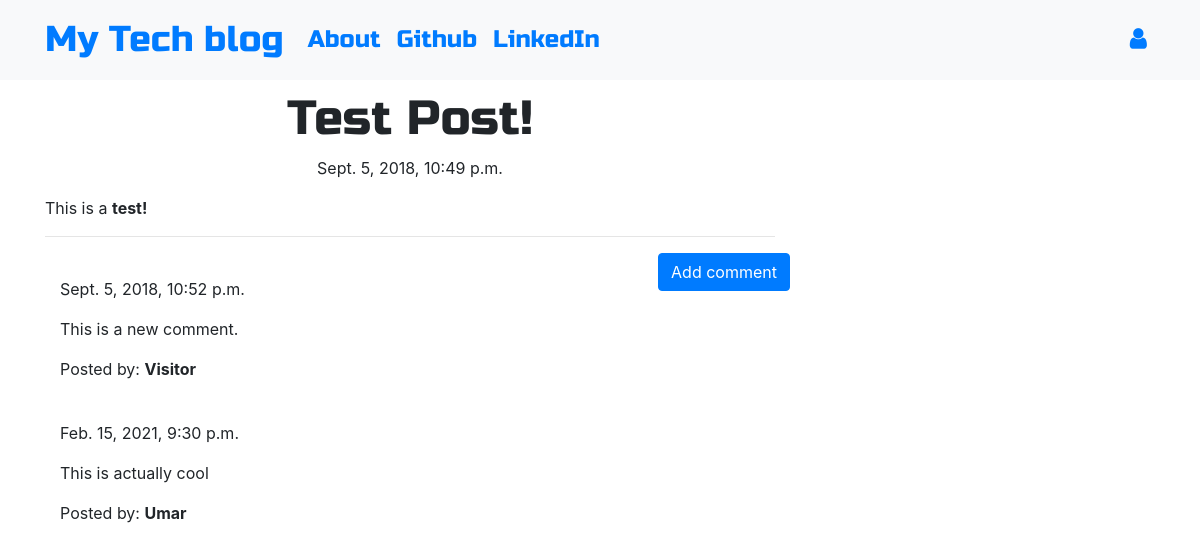
/post/1, run on the app's committed database.
### blog/models.py (models this page shows, shortened)
class Post(models.Model):
    author = models.ForeignKey('auth.User',on_delete=models.CASCADE)
    title = models.CharField(max_length=200)
    text = models.TextField()
    created_date = models.DateTimeField(default=timezone.now)
    published_date = models.DateTimeField(blank=True, null=True)

class Comment(models.Model):
    post = models.ForeignKey('blog.Post', related_name='comments',on_delete=models.CASCADE)
    author = models.CharField(max_length=200)
    text = models.TextField()
    created_date = models.DateTimeField(default=timezone.now)
    approved_comment = models.BooleanField(default=False)

### blog/views.py (the view)
# urls.py: path('post/<int:pk>', views.PostDetailView.as_view(), name='post_detail'),
class PostDetailView(DetailView):
    model = Post

### blog/templates/blog/post_detail.html (shortened to what this page needs)
{% extends 'blog/base.html' %}
{% block content %}
        <h1 class='posttitle loader'>{{ post.title }}</h1>
        {% if post.published_date %}
            <div class="date postdate">
                {{ post.published_date }}
            </div>
        {% else %}
            <a class="btn btn-outline-dark" href="{% url 'post_publish' pk=post.pk %}">Publish</a>
        {% endif %}
      <p class='postcontent' >{{ post.text|safe|linebreaksbr }}</p>
  <hr>
  <a class="btn btn-primary btn-comment" href="{% url 'add_comment_to_post' pk=post.pk %}">Add comment</a>
  <div class="container">
  {% for comment in post.comments.all %}
  <br>
      {% if user.is_authenticated or comment.approved_comment %}
              {{ comment.created_date }}
          <p>{{ comment.text|safe|linebreaks }}</p>
          <p>Posted by: <strong>{{ comment.author }}</strong></p>
      {% endif %}
  {% empty %}
      <p>No comments posted.</p>
  {% endfor %}
</div>
{% endblock %}

### blog/templates/blog/base.html (shortened to what this page needs)
<!DOCTYPE html>
{% load static %}
<html>
  <head>
    <link rel="stylesheet" href="https://stackpath.bootstrapcdn.com/bootstrap/4.1.3/css/bootstrap.min.css"
>
    <link href="https://maxcdn.bootstrapcdn.com/font-awesome/4.7.0/css/font-awesome.min.css" rel="stylesheet">
    <link rel="stylesheet" href="//cdn.jsdelivr.net/medium-editor/latest/css/medium-editor.min.css" type="text/css" media="screen" charset="utf-8">
    <link rel="stylesheet" href="{% static 'css/blog.css' %}">
  </head>
  <body class='loader'>
    <nav class="navbar navbar-expand-lg bg-light techfont">
      <div class="container">
        <div class="navbar-nav align-items-center">
          <a class="navbar-brand bigbrand" href="{% url 'post_list' %}">My Tech blog</a>
          <a class="nav-item nav-link" href="{% url 'about' %}">About</a>
          <a class="nav-item nav-link" href="https://www.github.com">Github</a>
          <a class="nav-item nav-link" href="https://www.linkedin.com">LinkedIn</a>
        </div>
        <div class="navbar-nav align-items-center ml-auto">
          {% if user.is_authenticated %}
            <a class="nav-item nav-link" href="{% url 'post_new' %}">New Post</a>
            <a class="nav-item nav-link" href="{% url 'post_draft_list' %}">Drafts</a>
            <a class="nav-item nav-link" href="{% url 'logout' %}">Log out</a>
            <a >Welcome: {{ user.username }}</a>
          {% else %}
            <a class="nav-item nav-link" href="{% url 'login' %}" aria-label="Login">
              <span class="fa fa-user" aria-hidden="true"></span></a>
          {% endif %}
        </div>
      </div>
    </nav>
          <div class="content container">
              <div class="row">
                  <div class="col-md-8">
                    <div class="blog_posts">
                      {% block content %}
                      {% endblock %}
                    </div>
                  </div>
              </div>
          </div>
  </body>
</html>

### blog/static/css/blog.css (style rules this page uses)
.techfont { font-family: 'Russo One', sans-serif; font-size: 1.5em; margin-bottom: 10px; }
.postdate { text-align: center; }
.posttitle { font-family: 'Russo One', sans-serif; font-size: 3em; text-align: center; }
.postcontent { font-family: 'Montserrat'; font-size: 1.5em; }
.btn-comment { position: absolute; right: 0px; }
.bigbrand { font-size: 1.5em; }
.loader { filter:hue-rotate(0deg); color: linear-gradient(45deg,#0f8,#08f); animation:hue 5000ms infinite linear; }

### data on the page
Post: title "Test Post!", published_date "Sept. 5, 2018, 10:49 p.m.", text "This is a test!"
Comment: created_date "Sept. 5, 2018, 10:52 p.m.", text "This is a new comment.", author "Visitor"
Comment: created_date "Feb. 15, 2021, 9:30 p.m.", text "This is actually cool", author "Umar"
